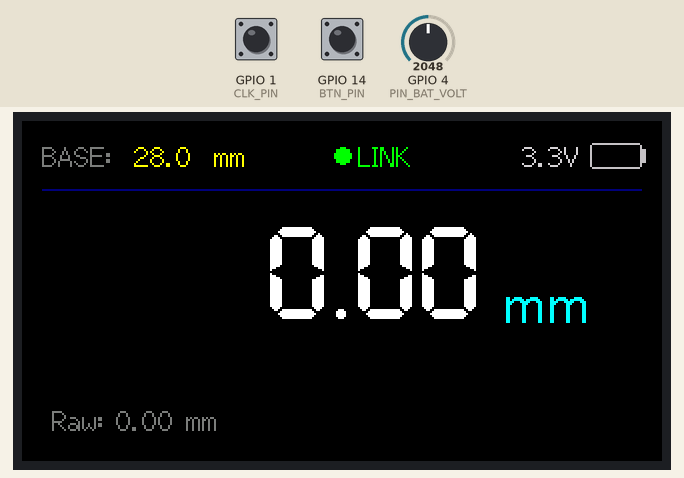
The sketch below on a simulated ESP32-S3. On the bench: 320×170 colour display. Inputs (shaded band) come from the test bench; at power-on: GPIO 4 (PIN_BAT_VOLT) = 2048, GPIO 14 (BTN_PIN) HIGH, GPIO 1 (CLK_PIN) HIGH. EEPROM starts erased.

Above: at 7.3 s.
7.4 s: GPIO 4 (PIN_BAT_VOLT) set to 2250
At 9.1 s:
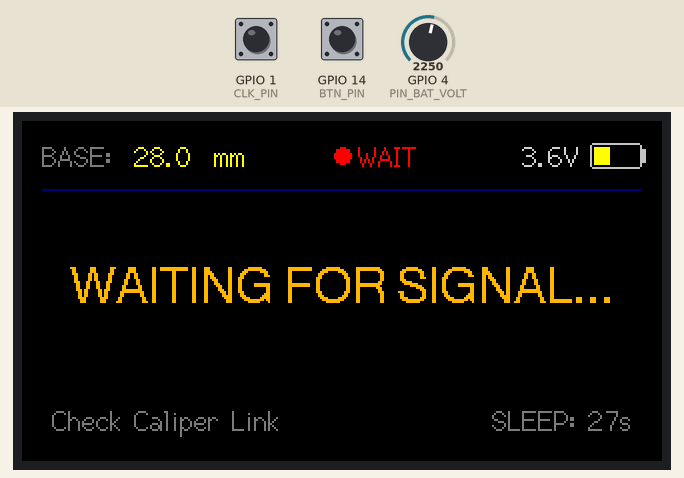
9.9 s: GPIO 4 (PIN_BAT_VOLT) set to 2371
At 11.0 s:
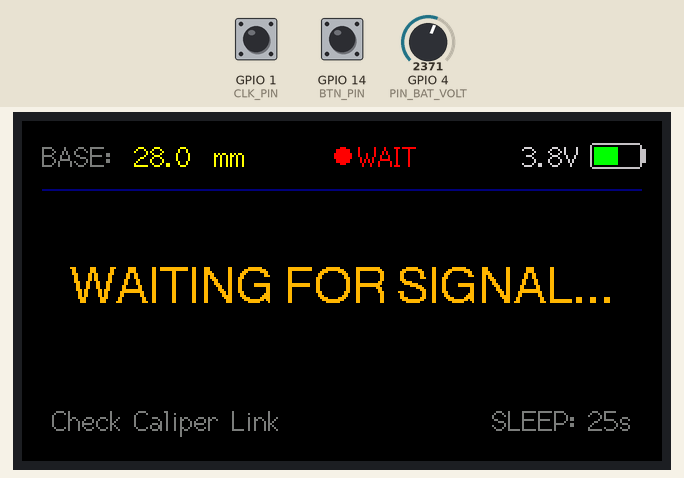
12.9 s: GPIO 4 (PIN_BAT_VOLT) set to 2583
At 14.7 s:
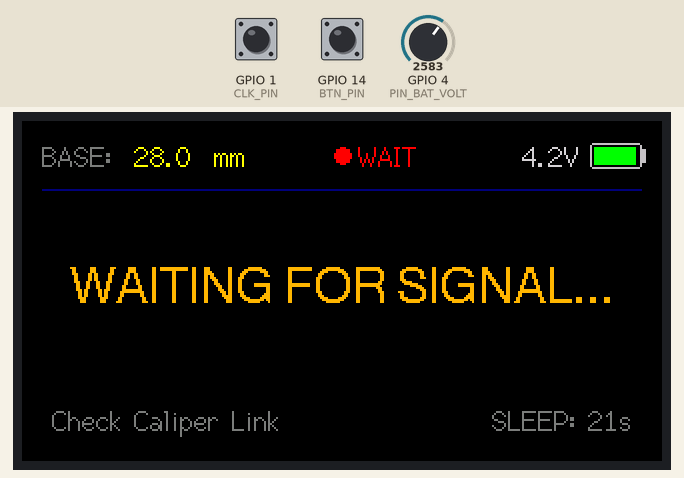
15.0 s: GPIO 4 (PIN_BAT_VOLT) set to 2670
At 15.98 s:
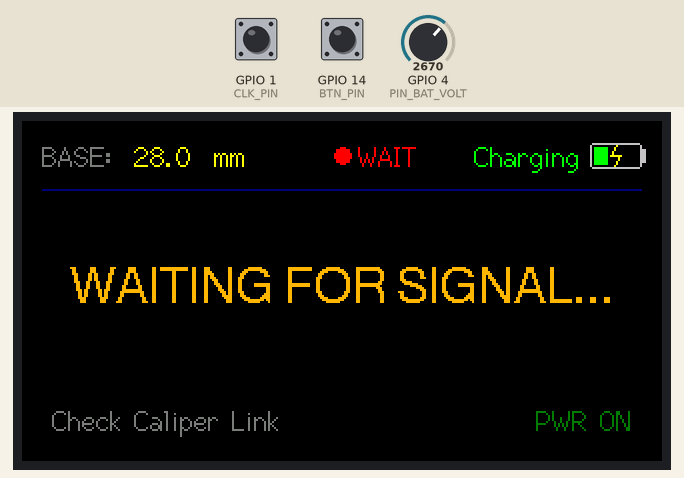
17.6 s: GPIO 14 (BTN_PIN) pulled LOW for 3.2 s
At 19.13 s:
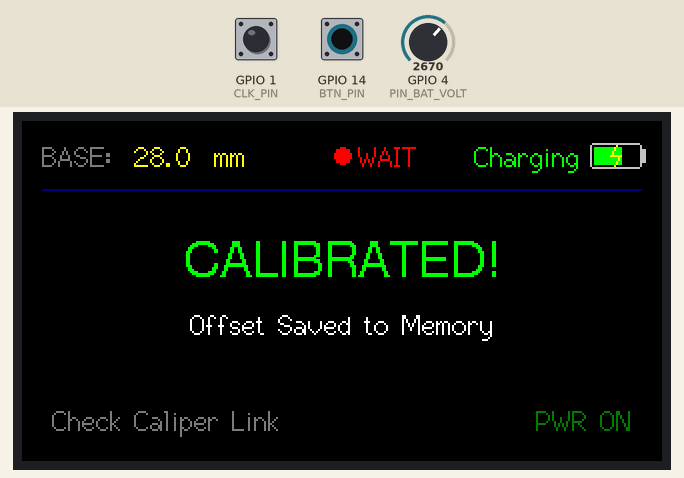
21.4 s: GPIO 14 (BTN_PIN) pulled LOW for 0.15 s
At 22.68 s:
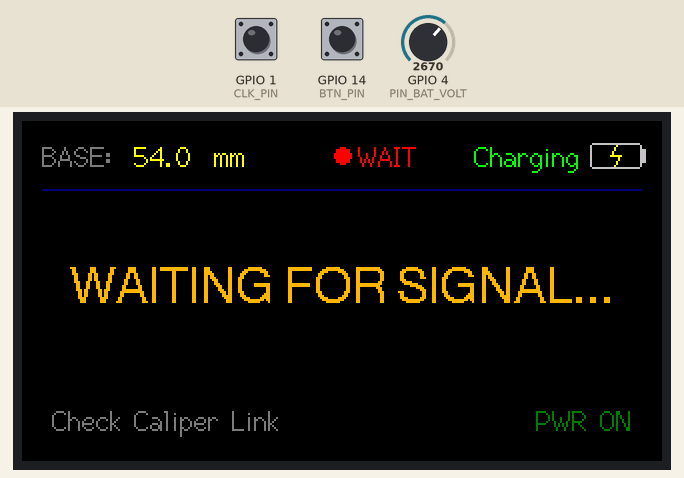
Timing chart, 0 to 23.1 s (numbered marks = the images above; inputs shaded):
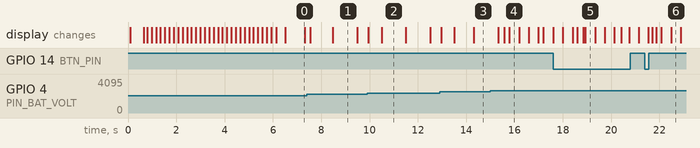

Measured:
- the behaviour switches between 2320 and 2321 on GPIO 4 (PIN_BAT_VOLT) (found by bisection; images 1 and 2)
- the behaviour switches between 2636 and 2637 on GPIO 4 (PIN_BAT_VOLT) (found by bisection; images 3 and 4)
- after the input at 9.9 s, the display: first changes after 0.05 s (image 2 shows a later state)
- after the input at 15.0 s, the display: first changes after 0.32 s (image 4 shows a later state)
- after the input at 17.6 s, the display: first differs from a run without the input after 1.3 s (image 5 shows a later state)
- what the display in image 0 shows lasts 0.8 s, from 6.5 s to 7.3 s
- what the display in image 5 shows lasts 0.4 s, from 18.9 s to 19.3 s

The sketch:

bore_dro_main.ino
```cpp
#include <TFT_eSPI.h>       // LilyGO T-Display-S3 uses TFT_eSPI
#include <Preferences.h>
#include <esp_sleep.h>

// --- LILYGO T-Display-S3 Hardware Pins ---
#define PIN_POWER_ON   15   // Powers the LCD & board peripherals (MUST be HIGH)
#define PIN_LCD_BL     38   // Backlight pin
#define PIN_BAT_VOLT    4   // Onboard battery ADC voltage sense pin

// --- Caliper & Button Pin Mapping ---
// Pins 1 and 2 are easily accessible on the T-Display-S3 pin headers
#define CLK_PIN         1   // Caliper Clock wire (white)
#define DATA_PIN        2   // Caliper Data wire (blue)
#define BTN_PIN        14   // Onboard right-side button (or external button to GND)

// --- Auto-Sleep Config ---
// Shuts down 30 seconds after caliper signal stops (only when running on battery)
#define CALIPER_OFF_TIMEOUT_MS 30000

// --- Caliper Connection Monitoring ---
#define CALIPER_TIMEOUT_MS 1000       // 1 second without data means disconnected
unsigned long lastCaliperFrameTime = 0;
bool caliperConnected = true;

// --- Preset Base Diameters ---
const float baseSizes[] = {28.00, 54.00, 82.00};
int currentBaseIndex = 0;

float activeOffset = 0.0;
float currentRawDistance = 0.0;
float displayedDiameter = 0.0;

// --- Signal Variables ---
volatile long rawData = 0;
volatile int bitIndex = 0;
volatile unsigned long lastClockMicros = 0;
volatile bool frameComplete = false;
long capturedData = 0;

// --- Button Handling Variables ---
unsigned long btnPressTime = 0;
bool btnStatePrevious = HIGH;
bool saveTriggered = false;

// --- Periodic Display Refresh (keeps battery/clock updated) ---
unsigned long lastDisplayRefresh = 0;
unsigned long savedBannerUntil = 0; // For centered on-screen confirmation banner
bool wasCharging = false;            // Tracks USB unplug transition

// Display instance
TFT_eSPI tft = TFT_eSPI();
// Sprite for flicker-free double-buffered rendering (320x170)
TFT_eSprite spr = TFT_eSprite(&tft);
Preferences preferences;

// --- Clock Interrupt Service Routine ---
void IRAM_ATTR clockISR() {
  unsigned long now = micros();

  if (now - lastClockMicros > 2000) {
    bitIndex = 0;
    rawData = 0;
  }
  lastClockMicros = now;

  if (bitIndex < 24) {
    int bitVal = digitalRead(DATA_PIN);
    if (bitVal == HIGH) {
      rawData |= (1L << bitIndex);
    }
    bitIndex++;
    if (bitIndex == 24) {
      capturedData = rawData;
      frameComplete = true;
    }
  }
}

// --- Battery Voltage Measurement ---
float getBatteryVoltage() {
  // Read millivolts using calibrated internal eFuse
  uint32_t mv = analogReadMilliVolts(PIN_BAT_VOLT);
  // Board uses a 1:1 (100k/100k) divider, so multiply by 2
  float voltage = (mv * 2.0f) / 1000.0f;
  return voltage;
}

// --- Deep Sleep Function ---
void enterDeepSleep() {
  // Turn off display visually
  spr.fillSprite(TFT_BLACK);
  spr.pushSprite(0, 0);

  // Power down screen backlight and onboard power rail
  digitalWrite(PIN_LCD_BL, LOW);
  digitalWrite(PIN_POWER_ON, LOW);

  // Configure Button (GPIO 14) to wake the ESP32-S3 from sleep on LOW
  esp_sleep_enable_ext0_wakeup((gpio_num_t)BTN_PIN, 0);

  esp_deep_sleep_start();
}

// --- Battery Icon & Status Renderer ---
void drawBattery(int x, int y, float voltage) {
  // USB charging pushes the voltage divider rail >= 4.25V
  bool isCharging = (voltage >= 4.25f);

  // Outer border & positive terminal nub
  spr.drawRoundRect(x, y, 26, 13, 2, TFT_SILVER);
  spr.fillRect(x + 26, y + 3, 2, 7, TFT_SILVER);

  if (isCharging) {
    // When connected to USB power, animate charging bars
    int animStep = (millis() / 350) % 4; // changes every 350ms
    int animWidths[] = {0, 7, 14, 22};
    int fillW = animWidths[animStep];

    // Dim background cavity
    spr.fillRect(x + 2, y + 2, 22, 9, TFT_BLACK);

    // Animated rising green fill
    if (fillW > 0) {
      spr.fillRect(x + 2, y + 2, fillW, 9, TFT_GREEN);
    }

    // Small yellow lightning bolt over the icon
    spr.drawLine(x + 13, y + 1, x + 10, y + 6, TFT_YELLOW);
    spr.drawLine(x + 10, y + 6, x + 15, y + 6, TFT_YELLOW);
    spr.drawLine(x + 15, y + 6, x + 12, y + 11, TFT_YELLOW);

    // Text: Charging in Green
    spr.setTextDatum(TR_DATUM);
    spr.setTextColor(TFT_GREEN, TFT_BLACK);
    spr.drawString("Charging", x - 5, y - 1, 2);
  } else {
    // Discharging: Approximate percentage for Li-ion 3.30V (0%) to 4.18V (100%)
    int pct = (int)((voltage - 3.30f) / (4.18f - 3.30f) * 100.0f);
    pct = constrain(pct, 0, 100);

    int fillW = map(pct, 0, 100, 0, 22);
    uint16_t color = TFT_GREEN;
    if (pct < 20) color = TFT_RED;
    else if (pct < 50) color = TFT_YELLOW;

    if (fillW > 0) {
      spr.fillRect(x + 2, y + 2, fillW, 9, color);
    }

    // Text: Voltage reading (e.g. "3.8V")
    spr.setTextDatum(TR_DATUM);
    spr.setTextColor(TFT_LIGHTGREY, TFT_BLACK);
    spr.drawString(String(voltage, 1) + "V", x - 5, y - 1, 2);
  }
}

void setup() {
  Serial.begin(115200);
  lastCaliperFrameTime = millis();

  // 1. Enable board power rails and LCD backlight for T-Display-S3
  pinMode(PIN_POWER_ON, OUTPUT);
  digitalWrite(PIN_POWER_ON, HIGH);

  pinMode(PIN_LCD_BL, OUTPUT);
  digitalWrite(PIN_LCD_BL, HIGH);

  delay(100); // Allow power rail and ST7789 driver to stabilize

  // 2. Initialize ST7789 Display via TFT_eSPI
  tft.init();
  tft.setRotation(3); // Landscape mode flipped 180° (320 wide x 170 high)
  tft.fillScreen(TFT_BLACK);

  // 3. Create full-screen 16-bit color sprite for crisp, flicker-free rendering
  spr.createSprite(320, 170);
  spr.setTextDatum(TL_DATUM);

  // Splash Screen: Sleek modern industrial layout with animated progress bar
  unsigned long splashStart = millis();
  const unsigned long splashDuration = 5500; // ~5.5 seconds hold

  while (millis() - splashStart < splashDuration) {
    spr.fillSprite(TFT_BLACK);

    // Subtle outer frame with cyan accent corners
    spr.drawRoundRect(8, 8, 304, 154, 4, TFT_DARKGREY);
    spr.drawFastHLine(8, 8, 30, TFT_CYAN);
    spr.drawFastVLine(8, 8, 20, TFT_CYAN);
    spr.drawFastHLine(282, 8, 30, TFT_CYAN);
    spr.drawFastVLine(311, 8, 20, TFT_CYAN);
    spr.drawFastHLine(8, 161, 30, TFT_CYAN);
    spr.drawFastVLine(8, 142, 20, TFT_CYAN);
    spr.drawFastHLine(282, 161, 30, TFT_CYAN);
    spr.drawFastVLine(311, 142, 20, TFT_CYAN);

    // Title: BORE DRO
    spr.setTextDatum(MC_DATUM);
    spr.setTextColor(TFT_CYAN, TFT_BLACK);
    spr.drawString("BORE DRO", 160, 48, 4);

    // Subtitle / Tagline
    spr.setTextColor(TFT_WHITE, TFT_BLACK);
    spr.drawString("PRECISION BORING READOUT", 160, 78, 2);

    spr.setTextColor(TFT_DARKGREY, TFT_BLACK);
    spr.drawString("ESP32-S3  |  v2.0", 160, 98, 2);

    // Animated loading progress bar
    float progress = (float)(millis() - splashStart) / (float)splashDuration;
    if (progress > 1.0f) progress = 1.0f;
    int barW = 200;
    int barX = 60;
    int barY = 124;

    spr.drawRoundRect(barX, barY, barW, 8, 3, TFT_DARKGREY);
    int fillPixels = (int)(progress * (barW - 4));
    if (fillPixels > 0) {
      spr.fillRoundRect(barX + 2, barY + 2, fillPixels, 4, 2, TFT_CYAN);
    }

    spr.pushSprite(0, 0);
    delay(20);
  }

  // 4. Load Saved Settings from Flash
  preferences.begin("bore_dro", false);
  currentBaseIndex = preferences.getInt("base_idx", 0);
  activeOffset     = preferences.getFloat("offset", 0.0);
  preferences.end();

  // 5. Initialize Pins & Interrupts
  // Digital calipers have weak drivers; use high-impedance INPUT instead of PULLDOWN
  pinMode(CLK_PIN, INPUT);
  pinMode(DATA_PIN, INPUT);
  pinMode(BTN_PIN, INPUT_PULLUP);
  pinMode(PIN_BAT_VOLT, INPUT);

  // Read data bit on RISING edge (when data is completely stable between transitions)
  attachInterrupt(digitalPinToInterrupt(CLK_PIN), clockISR, RISING);

  // Draw initial UI
  displayedDiameter = (currentRawDistance * 2.0f) + activeOffset;
  updateDisplay(displayedDiameter, baseSizes[currentBaseIndex], false);

  // Start sleep and refresh timers only AFTER the boot screen finishes
  lastCaliperFrameTime = millis();
  lastDisplayRefresh = millis();
}

void loop() {
  handleButton();

  if (frameComplete) {
    frameComplete = false;

    // Reset fallback timers because valid data arrived
    lastCaliperFrameTime = millis();
    caliperConnected = true;

    bool isNegative = (capturedData & (1L << 20));
    long rawValue = capturedData & 0xFFFFF;

    if (isNegative) {
      rawValue = -rawValue;
    }

    currentRawDistance = (rawValue / 100.00);
    displayedDiameter = (currentRawDistance * 2.0f) + activeOffset;

    Serial.printf("RawVal: %ld, Dist: %.2f mm, Display: %.2f mm\n", rawValue, currentRawDistance, displayedDiameter);

    lastDisplayRefresh = millis();
    updateDisplay(displayedDiameter, baseSizes[currentBaseIndex], true);
  }

  // Handle Caliper Disconnect State smoothly
  if (caliperConnected && (millis() - lastCaliperFrameTime > CALIPER_TIMEOUT_MS)) {
    caliperConnected = false;
    updateDisplay(0.00, baseSizes[currentBaseIndex], false);
  }

  // Periodic refresh (every 200ms) to keep battery status, timer, and banners updated
  if (millis() - lastDisplayRefresh > 200) {
    lastDisplayRefresh = millis();
    updateDisplay(caliperConnected ? displayedDiameter : 0.00, baseSizes[currentBaseIndex], caliperConnected);
  }

  // --- Auto-Sleep Logic ---
  float currentVolt = getBatteryVoltage();
  bool isCharging = (currentVolt >= 4.25f);

  // If USB was just unplugged, give a fresh 30-second window before sleep
  if (wasCharging && !isCharging) {
    lastCaliperFrameTime = millis();
  }
  wasCharging = isCharging;

  if (!isCharging) {
    // On battery: Go to sleep 30 seconds after caliper signal stops
    if (millis() - lastCaliperFrameTime > CALIPER_OFF_TIMEOUT_MS) {
      enterDeepSleep();
    }
  }
}

void handleButton() {
  bool btnStateCurrent = digitalRead(BTN_PIN);
  unsigned long now = millis();

  if (btnStateCurrent == LOW || btnStatePrevious == LOW) {
    lastCaliperFrameTime = now; // Keep awake while button is actively touched
  }

  if (btnStatePrevious == HIGH && btnStateCurrent == LOW) {
    btnPressTime = now;
    saveTriggered = false;
  }

  // Long Press (>= 1000ms): Zero / Calibrate offset
  if (btnStateCurrent == LOW && !saveTriggered) {
    if (now - btnPressTime >= 1000) {
      saveTriggered = true;

      activeOffset = baseSizes[currentBaseIndex] - (currentRawDistance * 2.0f);

      preferences.begin("bore_dro", false);
      preferences.putFloat("offset", activeOffset);
      preferences.end();

      savedBannerUntil = millis() + 1500; // Display confirmation banner for 1.5 seconds

      displayedDiameter = (currentRawDistance * 2.0f) + activeOffset;
      updateDisplay(displayedDiameter, baseSizes[currentBaseIndex], caliperConnected);
    }
  }

  // Short Press: Cycle Base Target
  if (btnStatePrevious == LOW && btnStateCurrent == HIGH) {
    unsigned long duration = now - btnPressTime;

    if (duration > 50 && duration < 1000 && !saveTriggered) {
      currentBaseIndex = (currentBaseIndex + 1) % 3;

      preferences.begin("bore_dro", false);
      preferences.putInt("base_idx", currentBaseIndex);
      preferences.end();

      displayedDiameter = (currentRawDistance * 2.0f) + activeOffset;
      updateDisplay(displayedDiameter, baseSizes[currentBaseIndex], caliperConnected);
    }
  }

  btnStatePrevious = btnStateCurrent;
}

void updateDisplay(float value, float activeBase, bool showNumbers) {
  spr.fillSprite(TFT_BLACK);

  // --- Top Status Bar ---
  // Target Base Size
  spr.setTextDatum(TL_DATUM);
  spr.setTextColor(TFT_DARKGREY, TFT_BLACK);
  spr.drawString("BASE:", 10, 10, 2);

  spr.setTextColor(TFT_YELLOW, TFT_BLACK);
  spr.drawFloat(activeBase, 1, 56, 10, 2);
  spr.drawString("mm", 96, 10, 2);

  // Caliper Link status indicator (dot + label)
  spr.fillCircle(160, 17, 4, showNumbers ? TFT_GREEN : TFT_RED);
  spr.setTextColor(showNumbers ? TFT_GREEN : TFT_RED, TFT_BLACK);
  spr.drawString(showNumbers ? "LINK" : "WAIT", 168, 10, 2);

  // Battery & Charging icon on top right
  float battV = getBatteryVoltage();
  drawBattery(284, 11, battV);

  // Accent divider line
  spr.drawFastHLine(10, 34, 300, TFT_NAVY);

  // --- Middle Area: Centered Banner, Numbers, or Disconnect Prompt ---
  if (millis() < savedBannerUntil) {
    // Perfectly centered confirmation banner without wiping out top or bottom bars
    spr.setTextDatum(MC_DATUM);
    spr.setTextColor(TFT_GREEN, TFT_BLACK);
    spr.drawString("CALIBRATED!", 160, 72, 4);

    spr.setTextColor(TFT_WHITE, TFT_BLACK);
    spr.drawString("Offset Saved to Memory", 160, 102, 2);
  } else if (showNumbers) {
    // Large 7-segment readout
    spr.setTextColor(TFT_WHITE, TFT_BLACK);
    spr.setTextDatum(TR_DATUM);
    spr.drawFloat(value, 2, 230, 52, 7);

    // Units label
    spr.setTextDatum(TL_DATUM);
    spr.setTextColor(TFT_CYAN, TFT_BLACK);
    spr.drawString("mm", 240, 82, 4);
  } else {
    // Standby / Disconnected view
    spr.setTextDatum(MC_DATUM);
    spr.setTextColor(TFT_ORANGE, TFT_BLACK);
    spr.drawString("WAITING FOR SIGNAL...", 160, 85, 4);
  }

  // --- Bottom Left: Raw reading or helper text ---
  spr.setTextDatum(TL_DATUM);
  spr.setTextColor(TFT_DARKGREY, TFT_BLACK);
  if (showNumbers) {
    spr.drawString("Raw: " + String(currentRawDistance, 2) + " mm", 15, 142, 2);
  } else {
    spr.drawString("Check Caliper Link", 15, 142, 2);
  }

  // --- Bottom Right: Sleep Countdown / Status Timer ---
  spr.setTextDatum(TR_DATUM);
  bool isCharging = (battV >= 4.25f);

  if (isCharging) {
    // While charging, sleep is disabled
    spr.setTextColor(TFT_DARKGREEN, TFT_BLACK);
    spr.drawString("PWR ON", 305, 142, 2);
  } else if (!showNumbers) {
    // Only show sleep countdown when caliper is disconnected / waiting for signal
    unsigned long elapsed = millis() - lastCaliperFrameTime;
    int secondsLeft = (CALIPER_OFF_TIMEOUT_MS > elapsed) ? (int)((CALIPER_OFF_TIMEOUT_MS - elapsed) / 1000) : 0;

    if (secondsLeft <= 5) {
      spr.setTextColor(TFT_RED, TFT_BLACK);       // Warning: about to sleep
    } else if (secondsLeft <= 10) {
      spr.setTextColor(TFT_ORANGE, TFT_BLACK);    // Low time remaining
    } else {
      spr.setTextColor(TFT_DARKGREY, TFT_BLACK);
    }
    spr.drawString("SLEEP: " + String(secondsLeft) + "s", 305, 142, 2);
  }
  // During active measurement: bottom right is left completely clean and empty

  // Push the completed frame to the LCD
  spr.pushSprite(0, 0);
}
```
